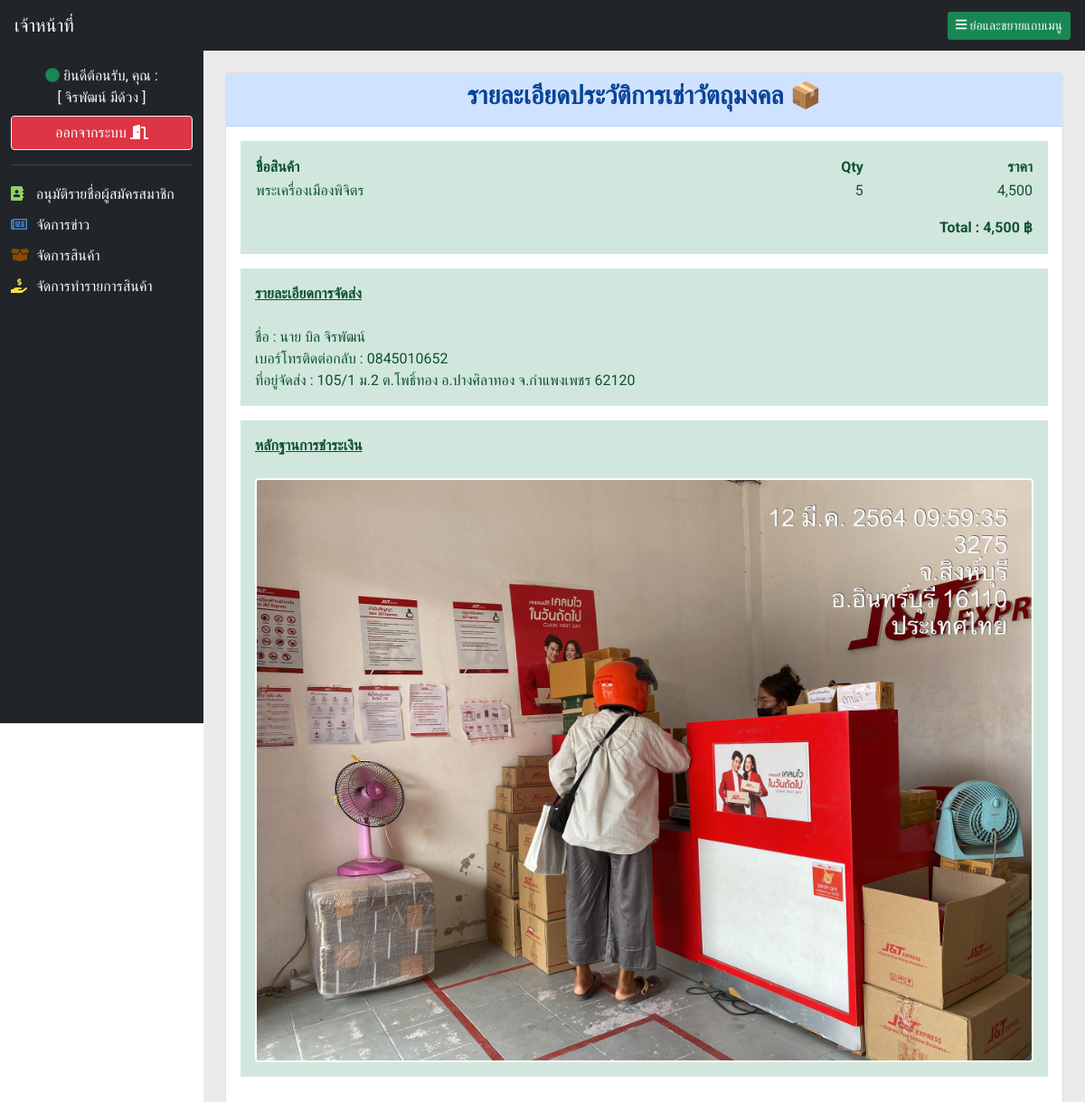
Page /back_house_system/manager.php?m=m4_veiw_order_come&id4_save_basket=35 (signed in) on the committed database.
### tables this page shows
CREATE TABLE `basket`  (
  `id_basket` int NOT NULL AUTO_INCREMENT,
  `id_user` int NOT NULL,
  `id_product` int NOT NULL,
  `cover_basket` varchar(250) NOT NULL COMMENT 'รูป',
  `b_product_name` varchar(250) NOT NULL COMMENT 'ชื่อสินค้าที่เลือก',
  `b_product_price` varchar(100) NOT NULL COMMENT 'ราคาสินค้า/ชิ้น',
  `b_product_qty` varchar(100) NOT NULL COMMENT 'จำนวนสินค้า',
  `b_price` varchar(100) NOT NULL COMMENT 'ราคา',
  `status_basket` varchar(50) NOT NULL,
  PRIMARY KEY (`id_basket`) USING BTREE,
  INDEX `id_user`(`id_user`) USING BTREE,
  INDEX `id_product`(`id_product`) USING BTREE,
  CONSTRAINT `basket_ibfk_1` FOREIGN KEY (`id_user`) REFERENCES `user` (`id`) ON DELETE RESTRICT ON UPDATE RESTRICT,
  CONSTRAINT `basket_ibfk_2` FOREIGN KEY (`id_product`) REFERENCES `product` (`id_product`) ON DELETE RESTRICT ON UPDATE RESTRICT
);

CREATE TABLE `user`  (
  `id` int NOT NULL AUTO_INCREMENT,
  `username` varchar(50) NOT NULL,
  `password` varchar(50) NOT NULL,
  `title_name` varchar(10) NOT NULL,
  `first_name` varchar(50) NOT NULL,
  `last_name` varchar(50) NOT NULL,
  `email` varchar(50) NOT NULL,
  `phone_number` varchar(10) NOT NULL,
  `profile_img` varchar(50) NOT NULL,
  `register_status` varchar(10) NOT NULL,
  `user_level` varchar(5) NOT NULL,
  `date_register` timestamp(0) NOT NULL DEFAULT current_timestamp(0),
  PRIMARY KEY (`id`) USING BTREE
);

CREATE TABLE `save_basket`  (
  `id_save_basket` int NOT NULL AUTO_INCREMENT,
  `id_user` int NOT NULL,
  `id_basket` varchar(100) NOT NULL,
  `id_product` varchar(100) NOT NULL,
  `total_prod` varchar(20) NOT NULL,
  `name_cus` varchar(100) NOT NULL DEFAULT '-',
  `phone_number` varchar(100) NOT NULL,
  `address_for_send` varchar(100) NOT NULL,
  `slip_img` varchar(150) NOT NULL DEFAULT 'wait',
  `date_time` timestamp(0) NOT NULL DEFAULT current_timestamp(0) ON UPDATE CURRENT_TIMESTAMP(0),
  `status_pay` varchar(50) NOT NULL DEFAULT 'not_pay',
  PRIMARY KEY (`id_save_basket`) USING BTREE,
  INDEX `id_user`(`id_user`) USING BTREE,
  CONSTRAINT `save_basket_ibfk_1` FOREIGN KEY (`id_user`) REFERENCES `user` (`id`) ON DELETE RESTRICT ON UPDATE RESTRICT
);

### function.php (called while the page is built, shortened)
<?php
        class DB_conn{
            function __construct(){
                $conn = mysqli_connect(DB_server, DB_user, DB_password, DB_name);
                $this->dbcon = $conn;
            }
                }
                class shopSacredObj extends DB_conn{
                    public function runQuery($query){
                        $reS = mysqli_query($this->dbcon, $query);
                        return $reS;
                    }
                }
?>

### func4pdo/connect.php (called while the page is built, shortened)
<?php
    class connect_db {
        function __construct()
        {
            $dsn = "mysql:host=localhost; dbname=sacred_object";
            $conn_db = new PDO($dsn, 'root','');
            $this->conn=$conn_db;
        }
        function runQuery($sql){
            $re = $this->conn->prepare($sql);
            return $re;
        }
    }
?>

### back_house_system/include_for_m/veiw_order_come.php (the view, shortened to what this page needs)
<div class="container">
    <div class="card min-vh-100">
        <div class="card-header text-center alert-primary">
            <h3 class="font-weight-bold ">รายละเอียดประวัติการเช่าวัตถุมงคล 📦</h3>
        </div>
        <div class="card-body">
            <div class="jumbotron jumbotron-fluid p-3 alert-success mb-3">
                <table class="w-100">
                    <thead>
                        <tr>
                            <th>ชื่อสินค้า</th>
                            <th class="text-right">Qty</th>
                            <th class="text-right">ราคา</th>
                        </tr>
                    </thead>
                    <tbody>
                        <?php
                        $queryThis = new shopSacredObj();
                        $sl_save_basket1 = $queryThis->runQuery("SELECT * FROM save_basket WHERE id_save_basket='$_GET[id4_save_basket]' ");
                        $fetch_SSB1 = mysqli_fetch_array($sl_save_basket1);
                        $sl_basket2 = $queryThis->runQuery("SELECT * FROM basket WHERE id_basket in($fetch_SSB1[id_basket])");
                    while($fetch_SB2 = mysqli_fetch_array($sl_basket2)){
                        ?>
                        <tr>
                            <td><?php echo $fetch_SB2['b_product_name']; ?></td>
                            <td class="text-right"><?php echo $fetch_SB2['b_product_qty']; ?></td>
                            <td class="text-right"><?php echo number_format($fetch_SB2['b_price']); ?></td>
                        </tr>
                        <?php }
                        $sl_basket3 = $queryThis->runQuery("SELECT sum(b_price) FROM basket WHERE id_basket in($fetch_SSB1[id_basket])");
                        $fetch_SB3 = mysqli_fetch_array($sl_basket3)
                    ?>
                        <tr>
                            <td colspan="3" class="text-right mr-2 pt-3 font-weight-bold">
                                Total : <?php echo number_format($fetch_SB3['sum(b_price)']);?> ฿
                            </td>
                        </tr>
                    </tbody>
                </table>
            </div>
            <div class="jumbotron jumbotron-fluid alert-success mb-3 p-3">
                <?php
                    if($fetch_SSB1['name_cus'] =="-"){
                        $sl_user4 = $queryThis->runQuery("SELECT * FROM user WHERE id='$fetch_SSB1[id_user]' ");
                        $fetch_SU4 = mysqli_fetch_array($sl_user4);
                        ?>
                <strong><u>รายละเอียดการจัดส่ง</u> </strong><br><br>
                <text>ชื่อ :
                    <?php echo $fetch_SU4['title_name']." ".$fetch_SU4['first_name']." ".$fetch_SU4['last_name'] ; ?></text><br>
                <text>เบอร์โทรติดต่อกลับ : <?php echo $fetch_SSB1['phone_number'];?> </text><br>
                <text>ที่อยู่จัดส่ง : <?php echo $fetch_SSB1['address_for_send'];?></text><br>
                <?php
                    }
                    ?>
            </div>
            <div class="jumbotron jumbotron-fluid alert-success mb-3 p-3">
                <div class="d-flex justify-content-between mb-4">
                    <div class="d-flex align-self-center">
                        <strong><u>หลักฐานการชำระเงิน</u> </strong>
                    </div>
                    <?php
                        $pdo4thisP =  new connect_db();
                        $sl_s_p = $pdo4thisP->runQuery('SELECT * FROM save_basket WHERE id_save_basket=:id_s_b') ;
                    $sl_s_p->execute(['id_s_b' => $_GET['id4_save_basket']]);
                    $post_sl_s_p = $sl_s_p->fetch();
                        ?>
                </div>
                <?php
                    if($post_sl_s_p->name_cus =="-"){
                        ?>
                <img class="w-100 rounded" style="border:2px solid white;"
                    src="../image/slip_chk/<?php echo $fetch_SSB1['slip_img']; ?>" alt="">
                    <?php
                    }else{
                        echo"เช่าบูชาที่ซุ้มพระ  / ชำระเงินเรียบร้อยแล้ว";
                    }
                    ?>
            </div>
        </div>
    </div>
</div>
</div>

### back_house_system/css/manag1.css (style rules this page uses)
* { font-family: 'Roboto', sans-serif; }

### rows in the picture
basket: b_product_name "พระเครื่องเมืองพิจิตร", b_product_qty "5", b_price "4,500"
user: title_name "นาย", first_name "บิล", last_name "จิรพัฒน์"
save_basket: phone_number "0845010652", address_for_send "105/1 ม.2 ต.โพธิ์ทอง อ.ปางศิลาทอง จ.กำแพงเพชร 62120", slip_img (picture)

### other values in the picture
$_SESSION['name'] "จิรพัฒน์"
$_SESSION['lname'] "มีด้วง"
$fetch_SB3['sum(b_price)'] "4,500"
